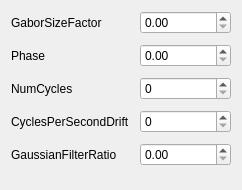
             <widget class="QWidget" name="gratingScrollAreaWidgetContents">
              <property name="geometry">
               <rect>
                <x>0</x>
                <y>0</y>
                <width>242</width>
                <height>190</height>
               </rect>
              </property>
              <layout class="QGridLayout" name="gridLayout_33">
               <item row="0" column="0">
                <layout class="QFormLayout" name="gratingFormLayout">
                 <property name="horizontalSpacing">
                  <number>10</number>
                 </property>
                 <property name="verticalSpacing">
                  <number>10</number>
                 </property>
                 <item row="0" column="0">
                  <widget class="QLabel" name="gaborSizeFactorLabel">
                   <property name="text">
                    <string>GaborSizeFactor</string>
                   </property>
                  </widget>
                 </item>
                 <item row="0" column="1">
                  <widget class="QDoubleSpinBox" name="GaborSizeFactor"/>
                 </item>
                 <item row="1" column="0">
                  <widget class="QLabel" name="phaseLabel">
                   <property name="text">
                    <string>Phase</string>
                   </property>
                  </widget>
                 </item>
                 <item row="1" column="1">
                  <widget class="QDoubleSpinBox" name="Phase"/>
                 </item>
                 <item row="2" column="0">
                  <widget class="QLabel" name="numCyclesLabel">
                   <property name="text">
                    <string>NumCycles</string>
                   </property>
                  </widget>
                 </item>
                 <item row="2" column="1">
                  <widget class="QSpinBox" name="NumCycles"/>
                 </item>
                 <item row="3" column="0">
                  <widget class="QLabel" name="cyclesPerSecondDriftLabel">
                   <property name="text">
                    <string>CyclesPerSecondDrift</string>
                   </property>
                  </widget>
                 </item>
                 <item row="3" column="1">
                  <widget class="QSpinBox" name="CyclesPerSecondDrift"/>
                 </item>
                 <item row="4" column="0">
                  <widget class="QLabel" name="gaussianFilterRatioLabel">
                   <property name="text">
                    <string>GaussianFilterRatio</string>
                   </property>
                  </widget>
                 </item>
                 <item row="4" column="1">
                  <widget class="QDoubleSpinBox" name="GaussianFilterRatio"/>
                 </item>
                </layout>
               </item>
              </layout>
             </widget>
